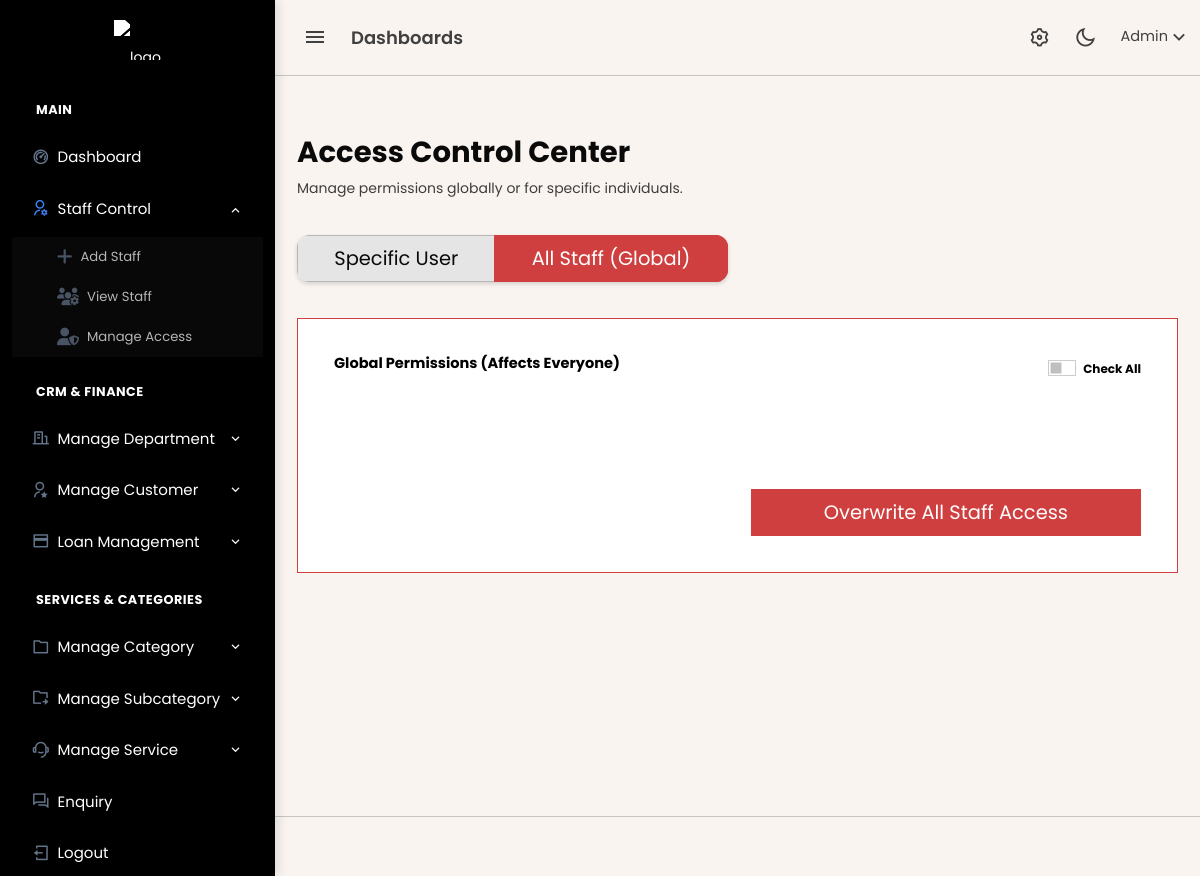
Page /admin/manage_permissions.php?mode=bulk (signed in) on the earlier database version.
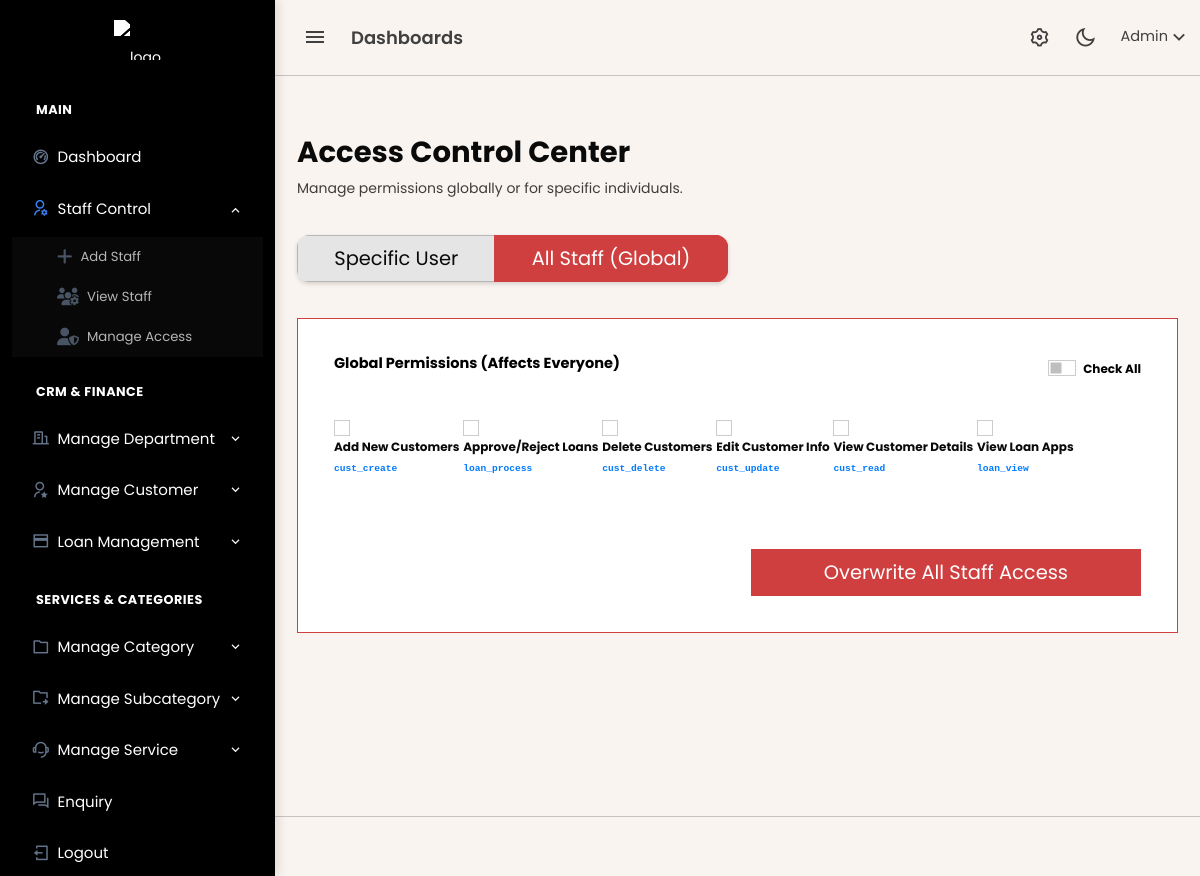
Same page on the later database version.
### tables this page shows
CREATE TABLE `permissions` (
  `id` int(11) NOT NULL,
  `perm_key` varchar(50) NOT NULL,
  `description` varchar(255) DEFAULT NULL
);

### admin/manage_permissions.php (the view, shortened to what this page needs)
<?php
include 'header.php';
$mode = $_GET['mode'] ?? 'individual';
$selected_id = isset($_GET['staff_id']) ? (int)$_GET['staff_id'] : 0;
$current_perms = [];
$all_perms = mysqli_query($conn, "SELECT id, perm_key, description FROM permissions ORDER BY description ASC");
?>
<?php include 'topbar.php'; ?>
<?php include 'sidebar.php'; ?>
<div class="content-page">
    <div class="content">
        <div class="container-fluid pt-4">
            <div class="mb-4">
                <h2 class="fw-bold text-dark">Access Control Center</h2>
                <p class="text-muted">Manage permissions globally or for specific individuals.</p>
            </div>
            <div class="row mb-4">
                <div class="col-md-6">
                    <div class="btn-group w-100 shadow-sm" style="border-radius: 12px; overflow: hidden;">
                        <a href="?mode=individual" class="btn btn-lg <?= $mode == 'individual' ? 'btn-dark' : 'btn-light border' ?>">Specific User</a>
                        <a href="?mode=bulk" class="btn btn-lg <?= $mode == 'bulk' ? 'btn-danger' : 'btn-light border' ?>">All Staff (Global)</a>
                    </div>
                </div>
            </div>
            <?php if ($mode == 'bulk' || ($mode == 'individual' && $selected_id > 0)): ?>
            <form action="db/update/permission_handler.php" method="POST">
                <div class="card card-modern p-4 <?= $mode == 'bulk' ? 'border-danger' : '' ?>">
                    <div class="d-flex justify-content-between align-items-center mb-4">
                        <h5 class="fw-bold"><?= $mode == 'bulk' ? 'Global Permissions (Affects Everyone)' : 'User Permissions' ?></h5>
                        <div class="form-check form-switch">
                            <input class="form-check-input" type="checkbox" id="selectAll">
                            <label class="form-check-label small fw-bold" for="selectAll">Check All</label>
                        </div>
                    </div>
                    <div class="perm-grid">
                        <?php mysqli_data_seek($all_perms, 0); while($p = mysqli_fetch_assoc($all_perms)): ?>
                            <label class="perm-item">
                                <input type="checkbox" name="perms[]" value="<?= $p['id'] ?>" class="form-check-input perm-check" <?= in_array($p['id'], $current_perms) ? 'checked' : '' ?>>
                                <div>
                                    <div class="fw-bold text-dark small"><?= $p['description'] ?></div>
                                    <code class="text-primary" style="font-size: 0.6rem;"><?= $p['perm_key'] ?></code>
                                </div>
                            </label>
                        <?php endwhile; ?>
                    </div>
                    <div class="mt-5 text-end">
                        <button type="submit" name="save_perms" class="btn <?= $mode == 'bulk' ? 'btn-danger' : 'btn-submit-pro' ?> btn-lg px-5">
                            <?= $mode == 'bulk' ? 'Overwrite All Staff Access' : 'Update User Access' ?>
                        </button>
                    </div>
                </div>
            </form>
            <?php endif; ?>
        </div>
    </div>
</div>
<?php include 'footer.php'; ?>

Differences in the rows shown:
added permissions: description "Add New Customers", perm_key "cust_create"
added permissions: description "Approve/Reject Loans", perm_key "loan_process"
added permissions: description "Delete Customers", perm_key "cust_delete"
added permissions: description "Edit Customer Info", perm_key "cust_update"
added permissions: description "View Customer Details", perm_key "cust_read"
added permissions: description "View Loan Apps", perm_key "loan_view"
